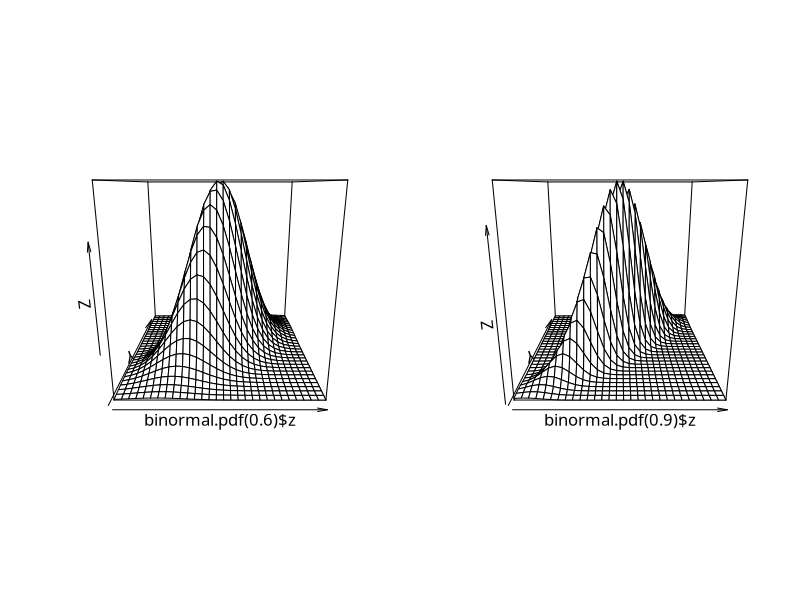
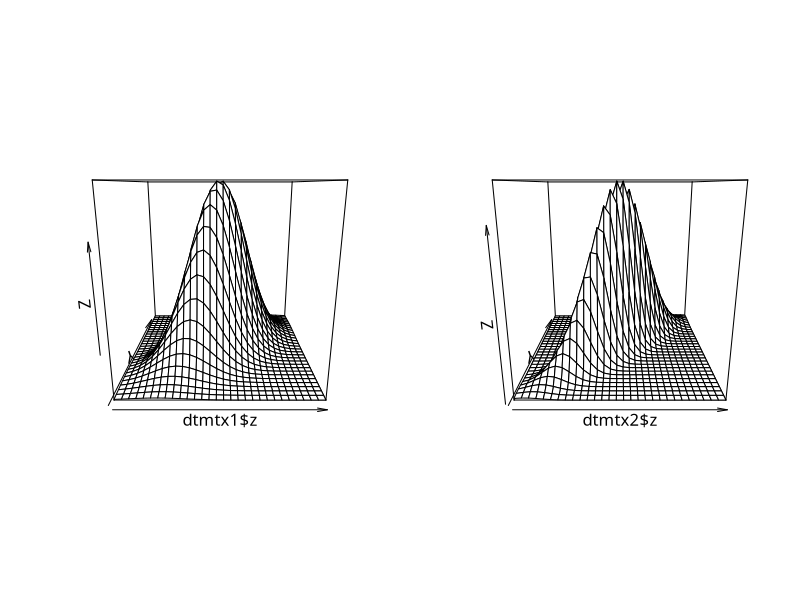
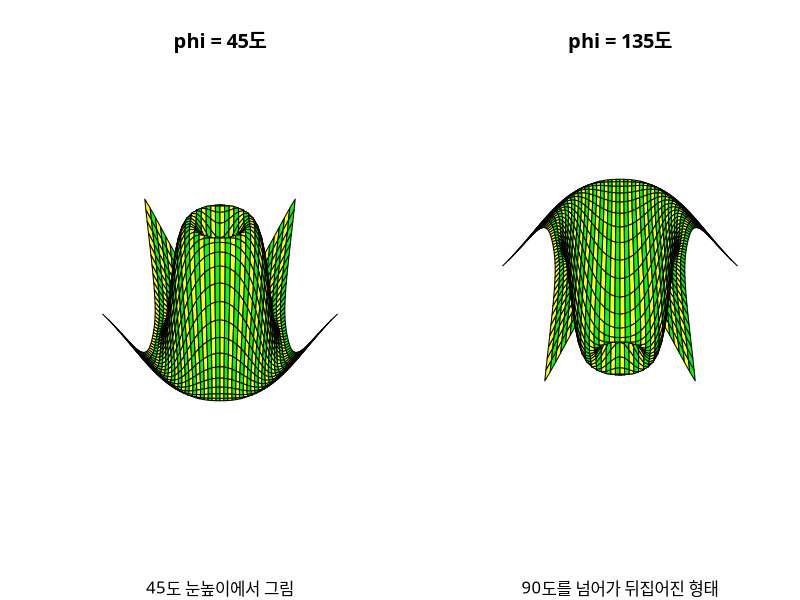
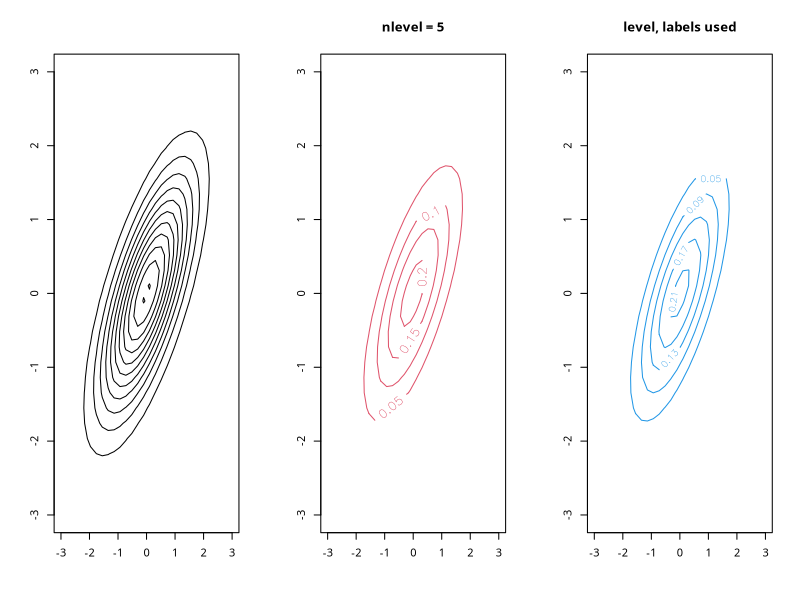

Source code (R) for these figures, in order: (Note: this script raises an error after producing the figures.)
## ---- chunk 1
graphics.off()
rm(list = ls())
gc()

options(kableExtra.auto_format = FALSE)

# knitr::opts_chunk$set(echo = FALSE, message = FALSE, warning = FALSE,
knitr::opts_chunk$set(echo = TRUE, message = TRUE, warning = TRUE,
                      fig.align = "center", fig.width = 7, fig.retina = 2,
                      dpi = 96)

#theme_set(theme_bw())

## ---- chunk 2
binormal.pdf <- function(r=0) {
  x <- seq(-3, 3, length = 30)
  y <- x
  z <- matrix(0, nrow = length(x), ncol = length(y))
  
  for(i in 1:length(x)){
    for(j in 1:length(y)){
      z[i,j] <- exp(-(x[i]^2-2*r*x[i]*y[j]+y[j]^2)/(2*(1-r^2)))
    }
  } # end for
  
  z <- z/(2*pi*sqrt(1-r^2))
  
  list(x=x, y=y, z=z)
} # end function
## ---- chunk 3
persp.test <- function(){
  par(mfrow = c(1,2), family = "AppleGothic")
  persp(binormal.pdf(0.6)$z)
  persp(binormal.pdf(0.9)$z)
}
## ---- chunk 4
persp.test()
## ---- chunk 5
binormal.pdf2 <- function(x,y,r){
  z <- exp(-(x^2-2*r*x*y+y^2)/(2*(1-r^2)))
  z <- z/(2*pi*sqrt(1-r^2))
  return(z)
}
## ---- chunk 6
binormal.pdf3 <- function(r){
  x <- seq(-3, 3, length = 30)
  y <- x
  z <- outer(x, y, FUN = binormal.pdf2, r = r)
  list(x = x, y = y, z = z)
} # end function
## ---- chunk 7
dtmtx1 <- binormal.pdf3(0.6)
dtmtx2 <- binormal.pdf3(0.9)

par(mfrow = c(1,2))
persp(dtmtx1$z)
persp(dtmtx2$z)
## ---- chunk 8
cowboyhat <- function() {
  x <- seq(-5, 5, by = 0.25)
  y <- x
  nx <- length(x)
  ny <- length(y)
  z <- matrix(rep(0, nx*ny), ncol = ny) # 0으로 초기화
  
  for(i in 1:length(x)){
    for(j in 1:length(y)){
      z[i,j] = sin(sqrt(x[i]^2+y[j]^2))
    }# end for j
  }# end for i
  
  list(x = x, y = y, z = z)
}# end function
## ---- chunk 9
persp.test5 <- function(){
  par(mfrow = c(1,2), family = "AppleGothic")
  persp(cowboyhat()$z, phi = 45, col = c("yellow", "green"), box = FALSE, 
        main = "phi = 45도", sub = "45도 눈높이에서 그림")
  persp(cowboyhat()$z, phi = 135, col = c("yellow", "green"), box = FALSE, 
        main = "phi = 135도", sub = "90도를 넘어가 뒤집어진 형태")
}# end function
## ---- chunk 10
persp.test5()
## ---- chunk 11
contour.test <- function() {
  x <- binormal.pdf(0.7)$x
  y <- x
  z <- binormal.pdf(0.7)$z
  par(mfrow = c(1,3), family = "AppleGothic")
  contour(x, y ,z, drawlabels = FALSE)
  contour(x, y, z, nlevel = 5, main = "nlevel = 5", col = 2, labcex = 0.8)
  contour(x, y, z, level = seq(0.05, 0.25, by = 0.04),
          labels = as.character(seq(0.05, 0.25, by = 0.04)),
          main = "level, labels used", col = 4)
} # end function
## ---- chunk 12
contour.test()
## ---- chunk 13
filled.contour.test <- function(){
  x <- seq(-3, 3, length = 30)
  y <- x
  filled.contour(x, y, binormal.pdf(0.7)$z, col = rainbow(20))
} #end function
## ---- chunk 14
filled.contour.test()
